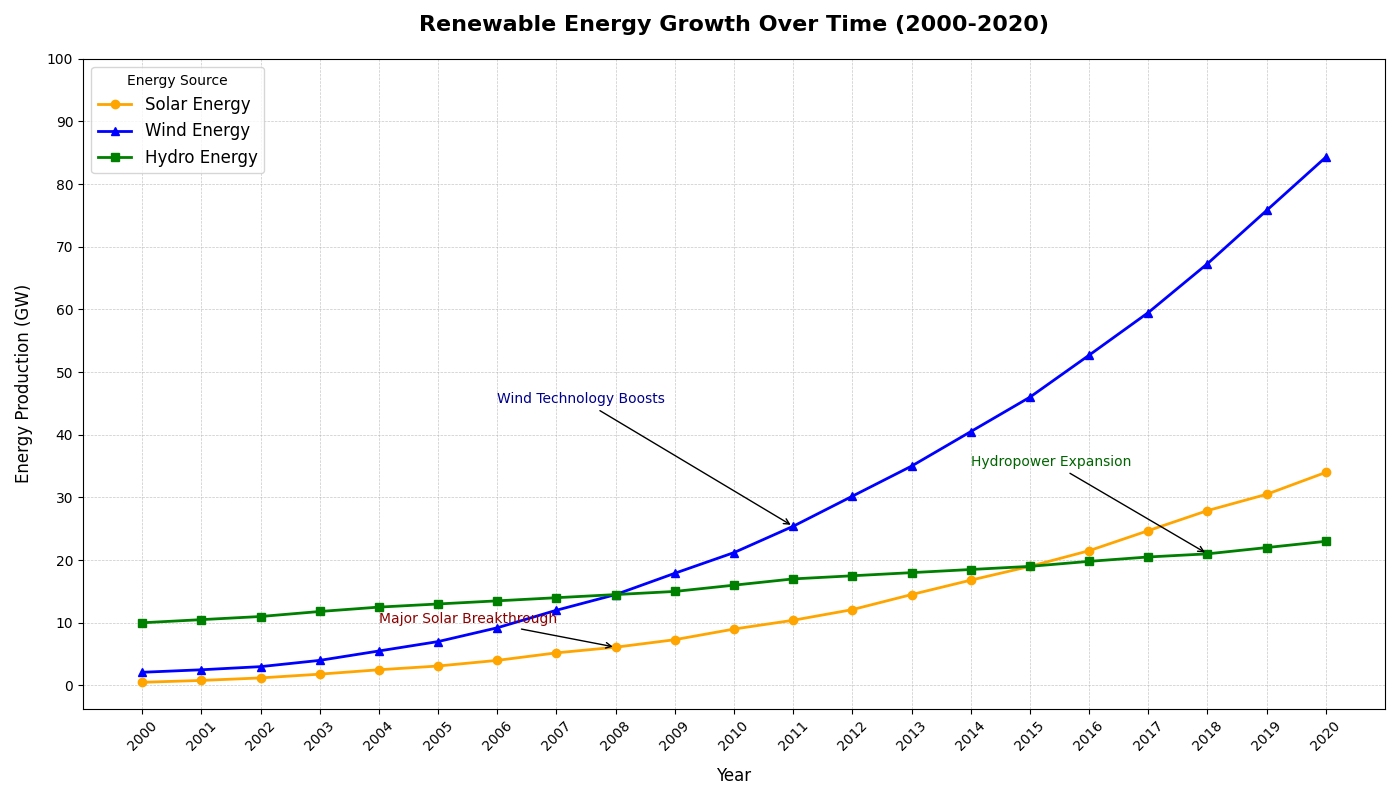

Recreate this plot in Python.
import matplotlib.pyplot as plt
import numpy as np

# Backstory:
# Tracking the Rise of Renewable Energy Sources Over Time
# This line chart visualizes the growth of different renewable energy sources
# (solar, wind, and hydro) from 2000 to 2020.

# Defining the data
years = np.arange(2000, 2021)
solar_energy = [0.5, 0.8, 1.2, 1.8, 2.5, 3.1, 4.0, 5.2, 6.1, 7.3, 9.0, 10.4, 12.1, 14.5, 16.8, 19.0, 21.5, 24.7, 27.9, 30.5, 34.0]
wind_energy = [2.1, 2.5, 3.0, 4.0, 5.5, 7.0, 9.2, 12.0, 14.5, 17.9, 21.2, 25.4, 30.2, 35.0, 40.5, 46.0, 52.7, 59.5, 67.3, 75.8, 84.3]
hydro_energy = [10.0, 10.5, 11.0, 11.8, 12.5, 13.0, 13.5, 14.0, 14.5, 15.0, 16.0, 17.0, 17.5, 18.0, 18.5, 19.0, 19.8, 20.5, 21.0, 22.0, 23.0]

# Create the figure and the axes
fig, ax = plt.subplots(figsize=(14, 8))

# Plotting the data
ax.plot(years, solar_energy, color='orange', marker='o', linestyle='-', linewidth=2, label='Solar Energy')
ax.plot(years, wind_energy, color='blue', marker='^', linestyle='-', linewidth=2, label='Wind Energy')
ax.plot(years, hydro_energy, color='green', marker='s', linestyle='-', linewidth=2, label='Hydro Energy')

# Setting the title and labels
ax.set_title('Renewable Energy Growth Over Time (2000-2020)', fontsize=16, fontweight='bold', pad=20)
ax.set_xlabel('Year', fontsize=12, labelpad=10)
ax.set_ylabel('Energy Production (GW)', fontsize=12, labelpad=10)

# Adding grid lines for better readability
ax.grid(True, which='both', linestyle='--', linewidth=0.5, alpha=0.7)

# Setting the x and y ticks
ax.set_xticks(years, minor=False)
ax.set_xticklabels(years, rotation=45)
ax.set_yticks(np.arange(0, 101, 10))

# Adding legends
ax.legend(loc='upper left', fontsize=12, title='Energy Source')

# Annotation for special events
ax.annotate('Major Solar Breakthrough', xy=(2008, 6.1), xytext=(2004, 10), 
            arrowprops=dict(facecolor='black', arrowstyle='->'), fontsize=10, color='darkred')
ax.annotate('Wind Technology Boosts', xy=(2011, 25.4), xytext=(2006, 45), 
            arrowprops=dict(facecolor='black', arrowstyle='->'), fontsize=10, color='darkblue')
ax.annotate('Hydropower Expansion', xy=(2018, 21.0), xytext=(2014, 35), 
            arrowprops=dict(facecolor='black', arrowstyle='->'), fontsize=10, color='darkgreen')

# Adjust layout to prevent overlap
plt.tight_layout()

# Display the plot
plt.show()
